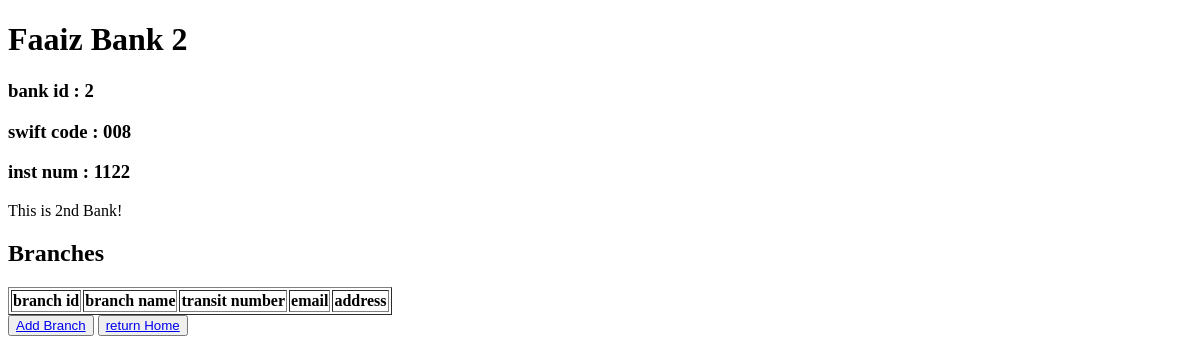
/banks/2/details/ (signed in), run on an earlier commit of the app's database.
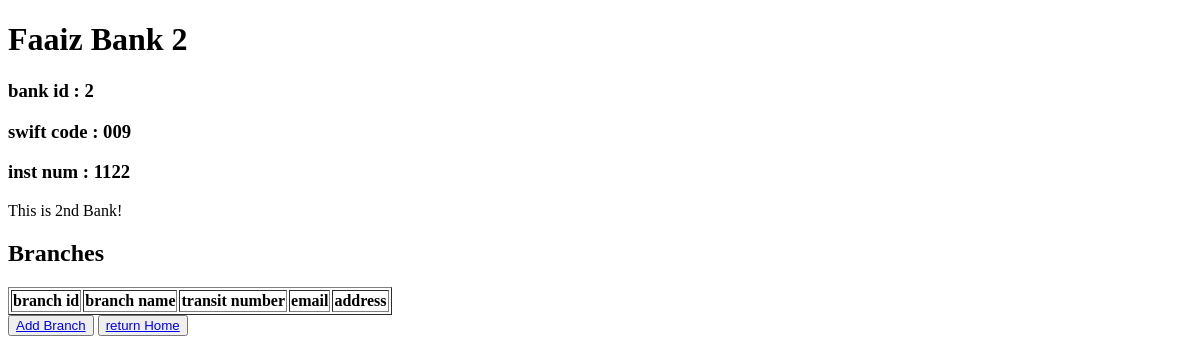
And on a later commit of the database.
### banks/models.py (models this page shows, shortened)
class Bank(models.Model):
    owner = models.ForeignKey(
        User, null=False, blank=False, on_delete=models.CASCADE)
    name = models.CharField(max_length=100, null=False, blank=False, unique=True)
    swift_code = models.CharField(max_length=100, null=False, blank=False, unique=True)
    institution_number = models.CharField(
        max_length=100, null=False, blank=False, unique=True)
    description = models.CharField(max_length=100, null=False, blank=False)

### banks/views.py (the view)
# urls.py: path('<int:pk>/details/', views.BankDetail.as_view(), name='bank-detail'),
class BankDetail(LoginRequiredMixin, DetailView):
    model = Bank
    template_name = 'banks/bank_details.html'
    context_object_name = 'bank'
    def get_object(self, queryset=None):
        obj = super().get_object(queryset)
        if obj.owner != self.request.user:
            raise Http404("you don't have permission to access this page")
        return obj

### banks/templates/banks/bank_details.html (shortened to what this page needs)
<!DOCTYPE html>
<html lang="en">
<head>
</head>
<body>
    <h1>{{bank.name}}</h1>
    <h3>bank id : {{bank.id}}</h3>
    <h3>swift code : {{bank.swift_code}}</h3>
    <h3>inst num : {{bank.institution_number}}</h3>
    <p>{{ bank.description }}</p>
    <h2>Branches</h2>
    <table border="1">
        <tr>
            <th>branch id</th>
            <th>branch name</th>
            <th>transit number</th>
            <th>email</th>
            <th>address</th>
    </table>
    <button type="submit"><a href="{% url 'banks:add-branch' pk=bank.id %}">Add Branch</a></button>
    <button type="submit"><a href="{% url 'accounts:profile' %}">return Home</a></button>
</body>
</html>

What changed in the data, as far as the page shows it:
changed Bank "Faaiz Bank 2": swift_code "008" → "009"
